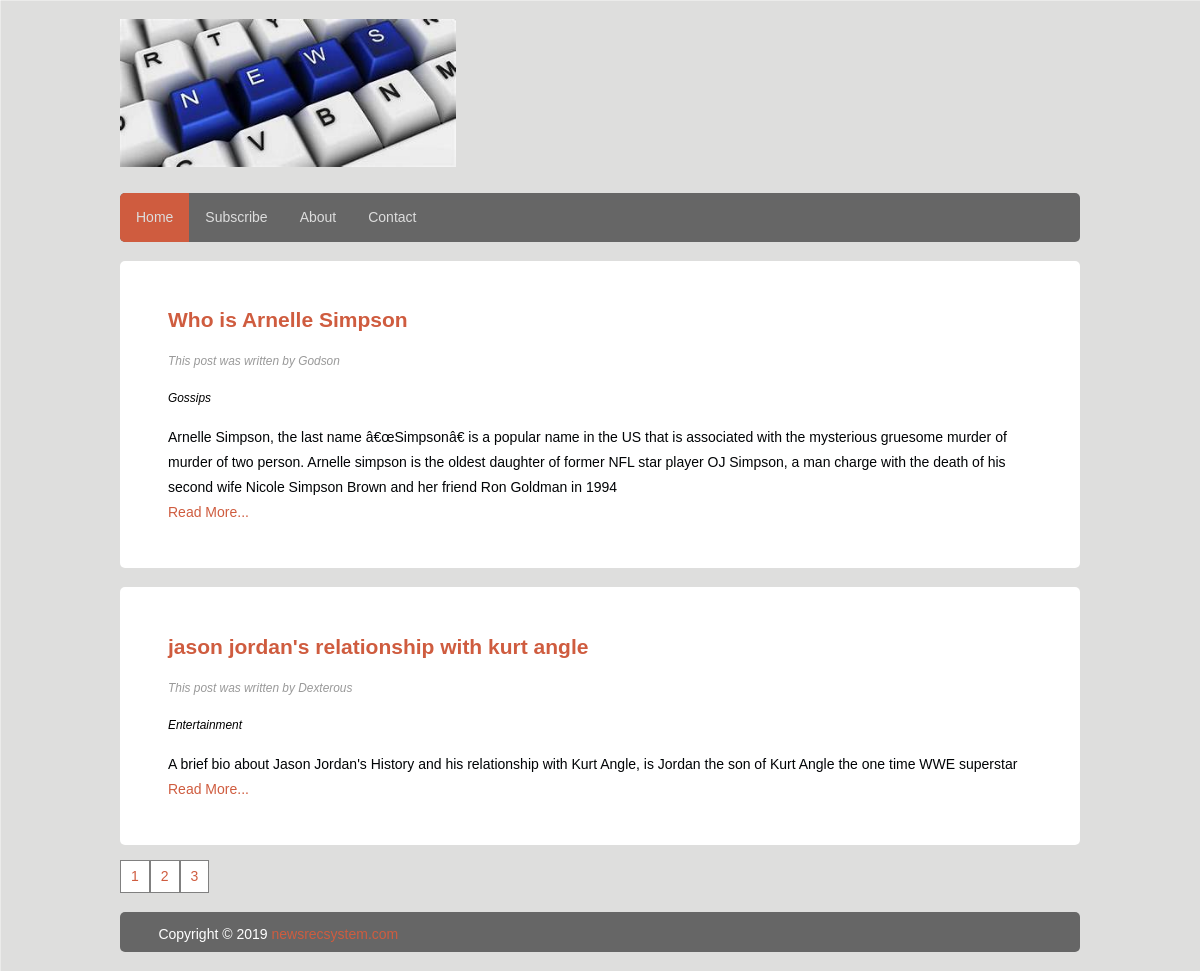
The app's page /index.php?page=2 with its own data.
### tables this page shows
CREATE TABLE `post_news` (
  `post_id` int(11) NOT NULL,
  `post_topic` varchar(100) NOT NULL,
  `post_author` varchar(100) NOT NULL,
  `post_summary` text,
  `post_article` text NOT NULL,
  `post_cat` varchar(150) NOT NULL,
  `post_date` date DEFAULT NULL,
  `post_time` time DEFAULT NULL
);

### class.connection.php (called while the page is built, shortened)
<?php
	class Connection{
		function connectDB(){
			$connection = mysqli_connect("localhost","root","","newsappsystem");
			if (mysqli_connect_errno()) {
				printf("Connection Failed %s\n",mysqli_connect_error());
				exit();
			}
			else
			{
				return $connection;
			}
		}
	}
 ?>

### class.recommend.php (called while the page is built, shortened)
<?php
class Recommend {
		public function generateArticleLink($topic, $author, $news_article, $date, $time) {
			$fileExtension = ".html";
			$seoKeyword = str_replace(" ", "-", $topic);
			$newsLink = "news/".$seoKeyword.$fileExtension;
			$fileOpen = fopen($newsLink, 'w') or die("error in writing file");
			$time = strtotime($time);
			$articlePage ="
					<!DOCTYPE html>
					<html>
					<head>
					<meta charset=\"utf-8\">
					<meta name=\"viewport\" content=\"width=device-width, initial-scale=1.0\">
						<title>$topic</title>
						<link rel=\"stylesheet\" type=\"text/css\" href=\"page\style.css\">
						<link rel=\"shortcut icon\" type=\"image/x-icon\" href=\"news\page\favicon.png\" />
					</head>
					<body class=\"body\">
					<header class=\"mainheader\">
						<img src=\"page\\newspix.png\">
						<nav>
							<ul>
								<li class=\"active\"><a href=\"../index.php\">Home</a></li>
							</ul>
						</nav>
					</header>
					<div class=\"maincontent\">
					<div class=\"content\">
						<article class=\"topcontent\">
							<header>
								<h2><a href=\"javascript:void(0)\" title=\"first post\">$topic</a></h2>
							</header>
							<footer>
							<p class=\"post-info\">Posted by $author
							</p>
							</footer>
							<footer>
							<p class=\"post-info\">Date Posted: $date <span class=\"space\">Time: ".date("h:i:sa",$time)."</span>
							</p>
							</footer>
							<content>
								<p>
									".ucfirst("$news_article")."
								</p>
							</content>
						</article>
						</div>
						</div>
						<footer class=\"mainfooter\">
							<p>Copyright &copy; ".date('Y')." <a href=\"#\" title=\"newsrecsystem.com\">newsrecsystem.com</a></p>
						</footer>
						</body>
						</html>
						";
			return $newsLink;
		}
	}
?>

### index.php (the view, shortened to what this page needs)
<?php
	include 'class.recommend.php';
	include 'class.connection.php';
	$conn = new Connection();
	$display_page = new Recommend();
	if (isset($_GET['page'])) {
		$page = $_GET['page'];
	} else {
		$page = 1;
	}
	if ($page == "" || $page == "1") {
		$page1 = 0;
	}
	else{
		$page1=($page*2)-2;
	}
	$sql_query = "SELECT * FROM post_news ORDER BY post_date DESC, post_time DESC LIMIT $page1,2";
	$sql_res = mysqli_query($conn->connectDB(),$sql_query);
 ?>
<!DOCTYPE html>
<html>
<head>
	<link rel="stylesheet" type="text/css" href="news\page\style.css">
</head>
<body class="body">
<header class="mainheader">
	<img src="news\page\newspix.png">
	<nav>
		<ul>
			<li class="active"><a href="index.php">Home</a></li>
			<li class="dropdown">
				<a href="javascript:void(0)" class="dropbtn">Subscribe</a>
			</li>
			<li><a href="about.html">About</a></li>
			<li><a href="contact.html">Contact</a></li>
		</ul>
	</nav>
</header>
<div class="maincontent">
	<div class="content">
		<?php
	while ($fetch_data = mysqli_fetch_array($sql_res)) {
			$post_topic = $fetch_data['post_topic'];
			$post_category = $fetch_data['post_cat'];
			$post_author = $fetch_data['post_author'];
			$post_article = $fetch_data['post_article'];
			$post_date = $fetch_data['post_date'];
			$post_time = $fetch_data['post_time'];
			$articleLink = $display_page->generateArticleLink($post_topic, $post_author, $post_article,$post_date,$post_time);
			echo "
					<article class=\"topcontent\">
						<header>
							<h2><a href=\"javascript:void(0)\" title=\"first post\">".$fetch_data['post_topic']."</a></h2>
						</header>
						<footer>
							<p class=\"post-info\">This post was written by ".$fetch_data['post_author']."</p>
							<p class=\"post-info\"><span style=\"color:black;\">".ucfirst($post_category)."</span></p>
						</footer>
						<content>
							<p>
								".wordwrap(ucfirst($fetch_data['post_summary']))."
								<a href=\"".$articleLink."\"><br/>Read More...</a>
							</p>
						</content>
					</article>
					";
			}
		 ?>
		 <?php
		 $page_res = mysqli_query($conn->connectDB(),"SELECT * FROM post_news ORDER BY post_date DESC");
		 $count_rows = mysqli_num_rows($page_res);
		$init_count = $count_rows/2;
		$init_count = ceil($init_count);
		 for ($i=1; $i <= $init_count; $i++) {
		 		?><div class="page-align">
		 			<a href="index.php?page=<?php echo $i; ?>" class="pagination"><?php echo $i." "; ?></a>
		 		</div><?php
		 }
		  ?>
<footer class="mainfooter">
	<p>Copyright &copy; <?php echo date('Y'); ?> <a href="newsrecsystem.com" title="newsrecsystem">newsrecsystem.com</a></p>
</footer>
</body>
</html>

### news/page/style.css (style rules this page uses)
body { background-image:url('imgbgd.png'); background-repeat:repeat; color: #000305; font-size: 87.54%; font-family: Arial, 'lucida Sans Unicode'; line-height: 1.5; text-align: left; }
.body { margin: 0 auto; width: 80%; clear: both; }
.mainheader img { width: 35%; height: auto; margin: 2% 0; }
a { text-decoration: none; }
.mainheader li a { color: #ddd; }
a:link, a:visited { color: #cf5c3f; }
ul { list-style-type: none; margin: 0; padding: 0; overflow: hidden; background-color: #666; border-radius: 5px; }
li { float: left; }
li a, .dropbtn { display: inline-block; color: white; text-align: center; padding: 14px 16px; text-decoration: none; }
li.dropdown { display: inline-block; }
.mainheader nav a:hover, .mainheader nav a:active, .mainheader nav .active a:link, .mainheader nav .active a:visited { background-color: #cf5c3f; text-shadow: none; }
.maincontent { line-height: 25px; border-radius: 5px; -webkit-border-radius: 5px; -moz-border-radius: 5px; }
.content { width: 100%; float: left; }
.topcontent { background-color: #fff; border-radius: 5px; -webkit-border-radius: 5px; -moz-border-radius: 5px; overflow: hidden; padding: 3% 5%; margin-top: 2%; }
.post-info { font-style: italic; color:#999; font-size: 85%; }
.mainfooter { width: 100%; height: 40px; float: left; border-radius: 5px; -webkit-border-radius: 5px; -moz-border-radius: 5px; background-color: #666; margin-top:2%; margin-bottom: 2%; }
.mainfooter p { width: 92%; margin: 10px auto; color: #fff; }
.pagination { border: 1px solid grey; padding: 3px 10px 3px 10px; background: white; float: left; margin-top: 15px; }
.page-align { text-align: center; }

### records on screen
post_news: post_topic "Who is Arnelle Simpson", post_author "Godson", post_cat "Gossips", post_summary "Arnelle Simpson, the last name â€œSimpsonâ€ is a popular name in the US that is associated with the mysterious gruesome murder of murder of two person. Arnelle simpson is the oldest daughter of former NFL star player OJ Simpson, a man charge with the death of his second wife Nicole Simpson Brown and her friend Ron Goldman in 1994"
post_news: post_topic "jason jordan's relationship with kurt angle", post_author "Dexterous", post_cat "Entertainment", post_summary "A brief bio about Jason Jordan's History and his relationship with Kurt Angle, is Jordan the son of Kurt Angle the one time WWE superstar"
